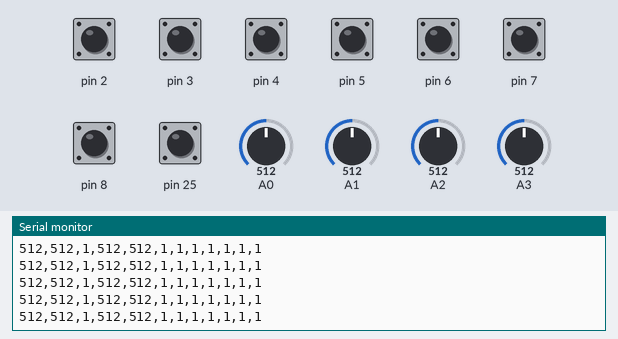
The sketch below on a simulated Arduino Mega 2560, built with avr-gcc and run on an emulated ATmega2560. Shown: the last lines printed to the serial monitor. The test bench sets the inputs (shaded band); at power-on: pin 2–8, pin 25 HIGH, A0 = 512, A1 = 512, A2 = 512, A3 = 512.

Above: at 1.2 s.
1.3 s: A0 set to 107
At 1.36 s:
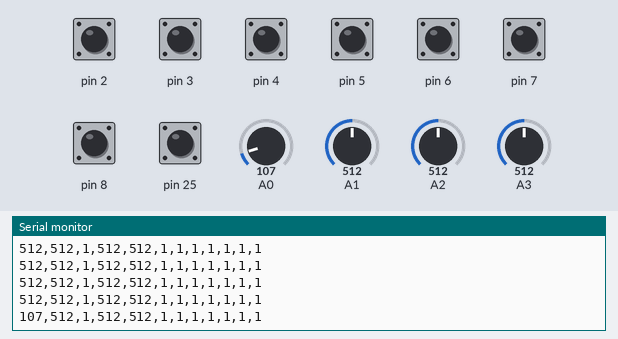
4.3 s: A0 set to 94
At 4.31 s:
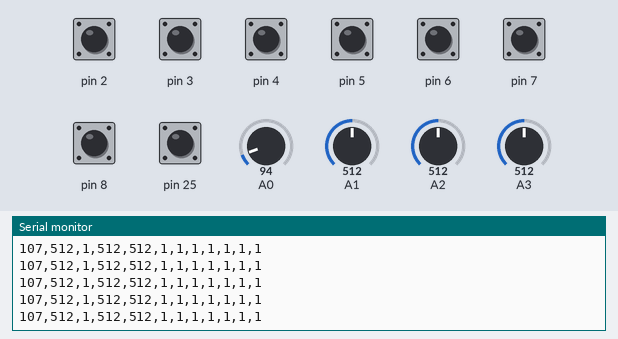
5.8 s: A1 set to 107
At 5.81 s:
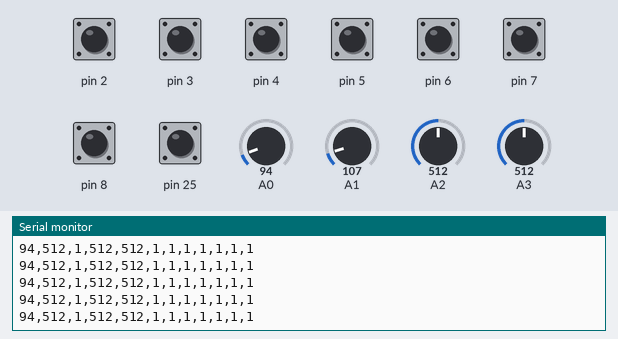
7.3 s: A1 set to 93
At 7.31 s:
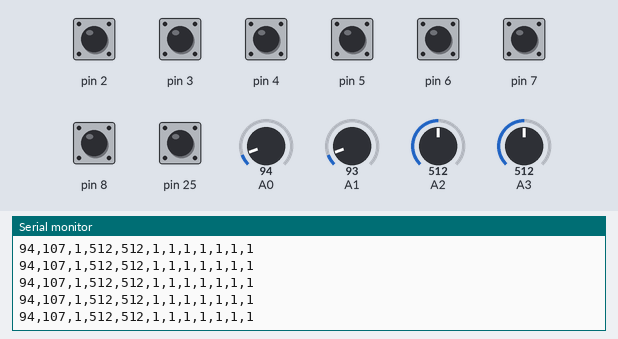
Timing chart, 0 to 10.3 s (numbered marks = the images above; inputs shaded):
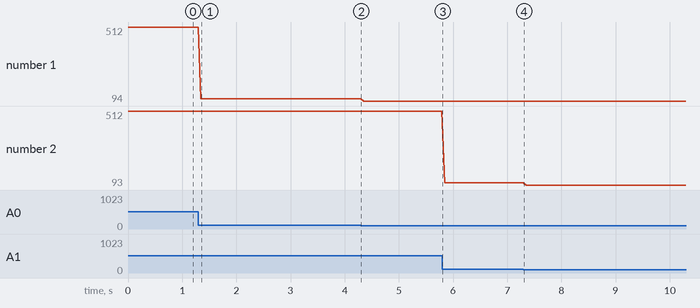

Measured:
- after the input at 1.3 s, the serial monitor: prints a new line after 0.05 s (image 1)
- plotted number 1: 512 → 107 after the input at 1.3 s, 107 → 94 after the input at 4.3 s
- plotted number 2: 107 → 93 after the input at 7.3 s

The sketch:

sketch_jun11a.ino
```cpp
void setup() {
  Serial.begin(9600);
  pinMode(8, INPUT_PULLUP);
  pinMode(25, INPUT_PULLUP);
  for (int pin = 2; pin <= 7; pin++) {
    pinMode(pin, INPUT_PULLUP);
  }
}

void loop() {
  int x1 = analogRead(A0);
  int y1 = analogRead(A1);
  int sw1 = digitalRead(8);

  int x2 = analogRead(A2);
  int y2 = analogRead(A3);
  int sw2 = digitalRead(25);

  int buttons[6];
  for (int i = 0; i < 6; i++) {
    buttons[i] = digitalRead(i + 2);
  }

  Serial.print(x1); Serial.print(",");
  Serial.print(y1); Serial.print(",");
  Serial.print(sw1); Serial.print(",");
  Serial.print(x2); Serial.print(",");
  Serial.print(y2); Serial.print(",");
  Serial.print(sw2); Serial.print(",");
  for (int i = 0; i < 6; i++) {
    Serial.print(buttons[i]);
    if (i < 5) Serial.print(",");
  }
  Serial.println();

  delay(50);
}
```
